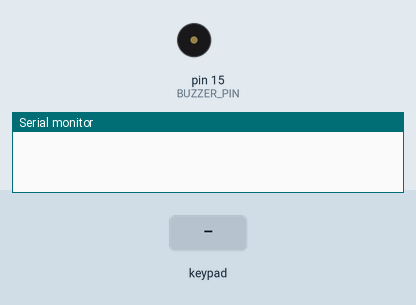
Simulated run of this sketch. Board: Arduino Uno, built with avr-gcc and run on an emulated ATmega328P. Shown: buzzer (waves = sounding, pin HIGH), the last lines printed to the serial monitor. Inputs (shaded band) come from the test bench.

Above: at 1.2 s.
1.3 s: keypad keys 5 4 0 2 pressed 0.4 s apart
At 1.92 s:
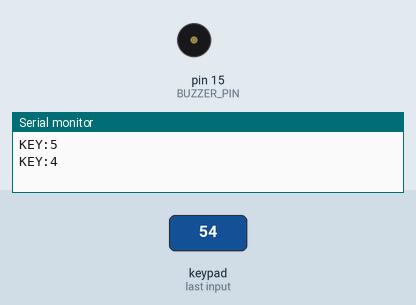
4.4 s: key 'A' pressed
At 5.6 s:
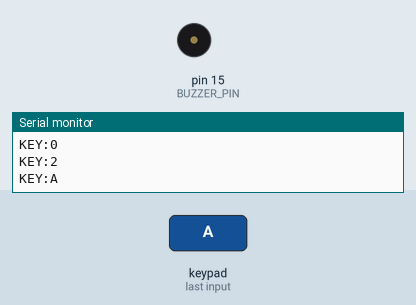
5.9 s: key 'B' pressed
At 7.0 s:
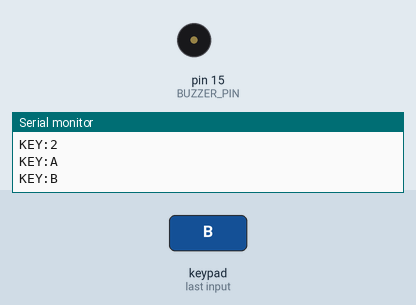
7.4 s: keypad keys 5 4 0 2 # pressed 0.4 s apart
At 7.62 s:
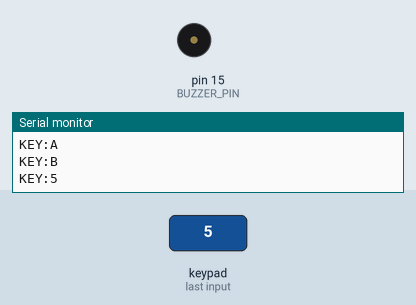
10.9 s: key 'C' pressed
At 12.0 s:
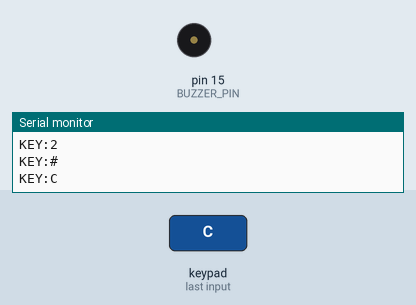
12.4 s: keypad keys 5 4 0 2 * pressed 0.4 s apart
At 13.02 s:
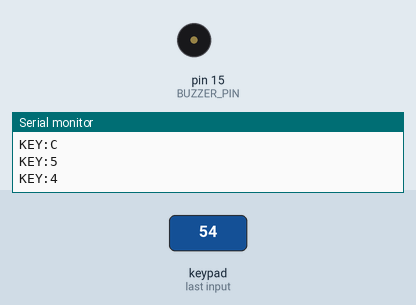
Timing chart, 0 to 15.6 s (numbered marks = the images above; inputs shaded):
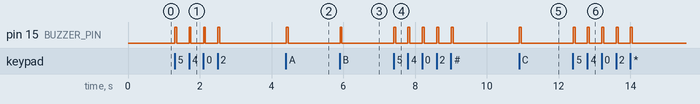

The sketch:

smartdoor2-d1mini.ino
```cpp
#include <Keypad.h>

const byte ROWS = 4;
const byte COLS = 4;

char keys[ROWS][COLS] = {
  {'1','2','3','A'},
  {'4','5','6','B'},
  {'7','8','9','C'},
  {'*','0','#','D'}
};

byte rowPins[ROWS] = {5, 4, 0, 2};
byte colPins[COLS] = {16, 13, 12, 14};

Keypad keypad = Keypad(makeKeymap(keys), rowPins, colPins, ROWS, COLS);

#define BUZZER_PIN 15

void setup() {
  Serial.begin(9600);
  pinMode(BUZZER_PIN, OUTPUT);
  digitalWrite(BUZZER_PIN, LOW);
}

void loop() {
  char key = keypad.getKey();
  if (key) {
    digitalWrite(BUZZER_PIN, HIGH);
    delay(50);
    digitalWrite(BUZZER_PIN, LOW);
    Serial.print("KEY:");
    Serial.println(key);
  }

  // Tunggu perintah dari ESP32 (misal BEEP)
  while (Serial.available()) {
    String msg = Serial.readStringUntil('\n');
    msg.trim();
    if (msg == "BEEP") {
      digitalWrite(BUZZER_PIN, HIGH);
      delay(200);
      digitalWrite(BUZZER_PIN, LOW);
    }
  }
}
```

Measured:
- after the input at 1.3 s, pin 15 (BUZZER_PIN): alternates HIGH for 0.05 s and LOW for 0.35 s, 8 changes in all, then stays LOW, starting at once
- after the input at 4.4 s, pin 15 (BUZZER_PIN): LOW → HIGH at once, → LOW 0.05 s later
- after the input at 5.9 s, pin 15 (BUZZER_PIN): LOW → HIGH at once, → LOW 0.05 s later
- after the input at 7.4 s, pin 15 (BUZZER_PIN): alternates HIGH for 0.05 s and LOW for 0.35 s, 10 changes in all, then stays LOW, starting at once
- after the input at 10.9 s, pin 15 (BUZZER_PIN): LOW → HIGH at once, → LOW 0.05 s later
- after the input at 12.4 s, pin 15 (BUZZER_PIN): alternates HIGH for 0.05 s and LOW for 0.35 s, 10 changes in all, then stays LOW, starting at once
